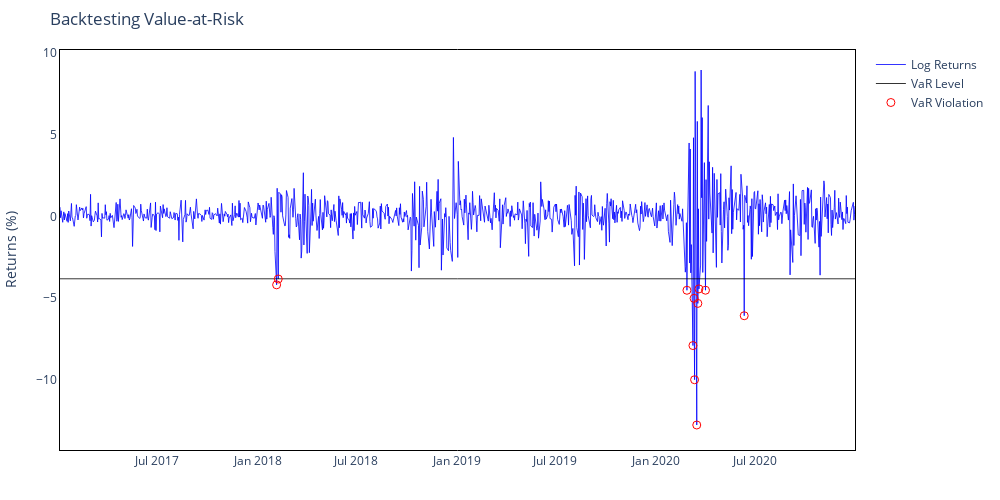
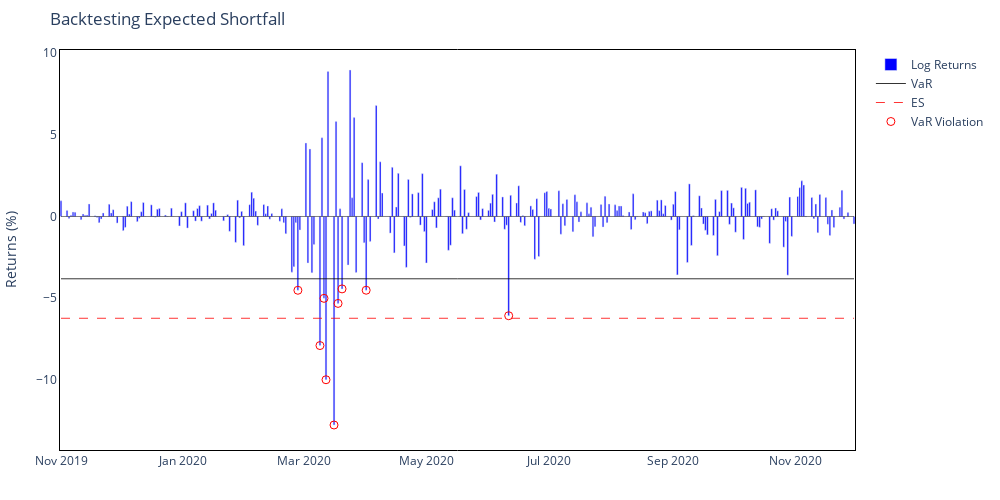

The notebook cell saved with these charts, in order:
### Markdown cell above
### Historical VaR

### Code cell
# Apply Historical VaR model
historical_output, var = BasicVaR.var_historical(returns, confidence_level)

print(f"Historical VaR estimate (abs): {var:.2f}%")

# Backtest full period
violations, rate = VolatilityVaR.backtest_var(historical_output, confidence_level)
print(f"Full Period — Violations: {violations}, Rate: {rate:.2f}%")

# Compute ES for the whole period
historical_output, es_estimate = BasicVaR.compute_es_historical(historical_output, confidence_level)

print(f"Historical ES estimate (abs): {es_estimate:.2f}%")

# Plot interactive VaR
fig_var = VolatilityVaR.interactive_plot_var(historical_output)
fig_var.show()

# Plot interactive ES for a subset
fig_es = VolatilityVaR.interactive_plot_es(historical_output, subset=("2019-11-01", "2020-11-30"))
fig_es.show()

### Figure 1 — Plotly figure (JSON) as saved in the notebook; plotly's stock layout.template omitted (floating-point values rounded to 4 significant figures; data arrays with more than 128 entries replaced by an {"elided": "..."} marker saying what was removed)
{"data": [{"hovertemplate": "Date: %{x}<br>Return: %{y:.2f}%", "line": {"color": "blue", "width": 0.8}, "mode": "lines", "name": "Log Returns", "type": "scatter", "x": {"elided": "1006 str values"}, "y": {"elided": "1006 float values"}}, {"customdata": {"elided": "1006 float values"}, "hovertemplate": "Date: %{x}<br>VaR: %{customdata:.2f}%", "line": {"color": "black", "width": 0.8}, "mode": "lines", "name": "VaR Level", "type": "scatter", "x": {"elided": "1006 str values"}, "y": {"elided": "1006 float values"}}, {"hovertemplate": "Date: %{x}<br>Return: %{y:.2f}%", "marker": {"color": "red", "size": 8, "symbol": "circle-open"}, "mode": "markers", "name": "VaR Violation", "type": "scatter", "x": ["2018-02-05T00:00:00", "2018-02-08T00:00:00", "2020-02-27T00:00:00", "2020-03-09T00:00:00", "2020-03-11T00:00:00", "2020-03-12T00:00:00", "2020-03-16T00:00:00", "2020-03-18T00:00:00", "2020-03-20T00:00:00", "2020-04-01T00:00:00", "2020-06-11T00:00:00"], "y": [-4.184, -3.826, -4.517, -7.901, -5.01, -9.994, -12.77, -5.322, -4.433, -4.515, -6.075]}], "layout": {"height": 500, "hovermode": "x unified", "margin": {"b": 50, "l": 60, "r": 60, "t": 50}, "paper_bgcolor": "white", "plot_bgcolor": "white", "title": {"text": "Backtesting Value-at-Risk"}, "width": 1000, "xaxis": {"linecolor": "black", "linewidth": 1, "mirror": true, "showline": true}, "yaxis": {"linecolor": "black", "linewidth": 1, "mirror": true, "showline": true, "title": {"text": "Returns (%)"}}}}

### Figure 2 — Plotly figure (JSON) as saved in the notebook; plotly's stock layout.template omitted (floating-point values rounded to 4 significant figures; data arrays with more than 128 entries replaced by an {"elided": "..."} marker saying what was removed)
{"data": [{"hovertemplate": "Date: %{x}<br>Return: %{y:.2f}%", "marker": {"color": "blue"}, "name": "Log Returns", "type": "bar", "x": {"elided": "272 str values"}, "y": {"elided": "272 float values"}}, {"customdata": {"elided": "272 float values"}, "hovertemplate": "Date: %{x}<br>VaR: %{customdata:.2f}%", "line": {"color": "black", "width": 0.8}, "mode": "lines", "name": "VaR", "type": "scatter", "x": {"elided": "272 str values"}, "y": {"elided": "272 float values"}}, {"customdata": {"elided": "272 float values"}, "hovertemplate": "Date: %{x}<br>ES: %{customdata:.2f}%", "line": {"color": "red", "dash": "dash", "width": 0.8}, "mode": "lines", "name": "ES", "type": "scatter", "x": {"elided": "272 str values"}, "y": {"elided": "272 float values"}}, {"hovertemplate": "Date: %{x}<br>Return: %{y:.2f}%", "marker": {"color": "red", "size": 8, "symbol": "circle-open"}, "mode": "markers", "name": "VaR Violation", "type": "scatter", "x": ["2020-02-27T00:00:00", "2020-03-09T00:00:00", "2020-03-11T00:00:00", "2020-03-12T00:00:00", "2020-03-16T00:00:00", "2020-03-18T00:00:00", "2020-03-20T00:00:00", "2020-04-01T00:00:00", "2020-06-11T00:00:00"], "y": [-4.517, -7.901, -5.01, -9.994, -12.77, -5.322, -4.433, -4.515, -6.075]}], "layout": {"barmode": "overlay", "height": 500, "hovermode": "x unified", "margin": {"b": 50, "l": 60, "r": 60, "t": 50}, "paper_bgcolor": "white", "plot_bgcolor": "white", "shapes": [{"line": {"color": "black", "width": 0.5}, "type": "line", "x0": "2019-11-01T00:00:00", "x1": "2020-11-30T00:00:00", "xref": "x", "y0": 0, "y1": 0, "yref": "y"}], "title": {"text": "Backtesting Expected Shortfall"}, "width": 1000, "xaxis": {"linecolor": "black", "linewidth": 1, "mirror": true, "showline": true}, "yaxis": {"linecolor": "black", "linewidth": 1, "mirror": true, "showline": true, "title": {"text": "Returns (%)"}}}}
